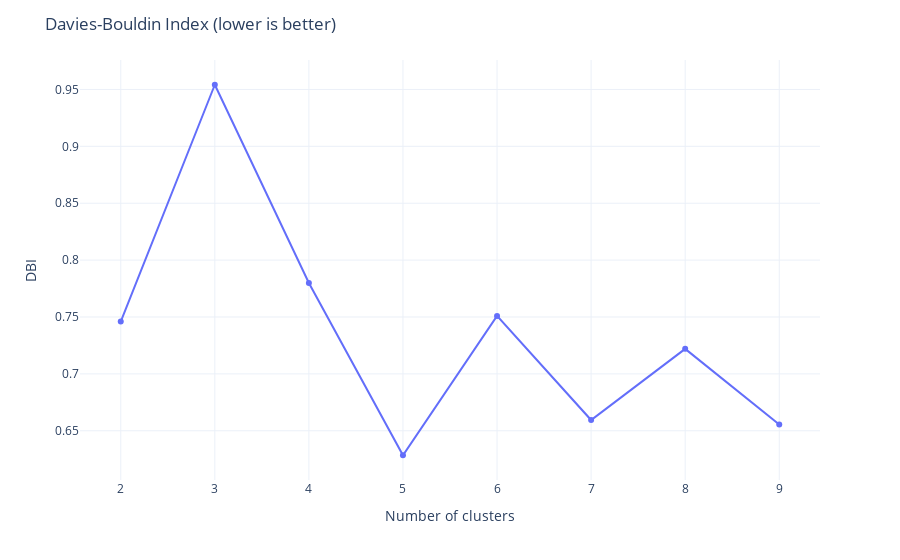

The notebook cell this image was saved under:
### Code cell
fig = px.line(cluster_df, x='Number of clusters', y='DBI', markers=True)
fig.layout.title = "Davies-Bouldin Index (lower is better)"
fig.layout.yaxis.spikesnap = "hovered data"
fig.layout.yaxis.spikemode = "across"
fig.layout.yaxis.spikethickness = 1
fig

### Figure 1 — Plotly figure (JSON) as saved in the notebook; plotly's stock layout.template omitted (floating-point values rounded to 4 significant figures)
{"data": [{"hovertemplate": "Number of clusters=%{x}<br>DBI=%{y}<extra></extra>", "legendgroup": "", "line": {"color": "#636efa", "dash": "solid"}, "marker": {"symbol": "circle"}, "mode": "lines+markers", "name": "", "orientation": "v", "showlegend": false, "type": "scatter", "x": [2, 3, 4, 5, 6, 7, 8, 9], "xaxis": "x", "y": [0.746, 0.9541, 0.7799, 0.6285, 0.7509, 0.6594, 0.722, 0.6555], "yaxis": "y"}], "layout": {"legend": {"tracegroupgap": 0}, "margin": {"t": 60}, "title": {"text": "Davies-Bouldin Index (lower is better)"}, "xaxis": {"anchor": "y", "domain": [0, 1], "title": {"text": "Number of clusters"}}, "yaxis": {"anchor": "x", "domain": [0, 1], "spikemode": "across", "spikesnap": "hovered data", "spikethickness": 1, "title": {"text": "DBI"}}}}
